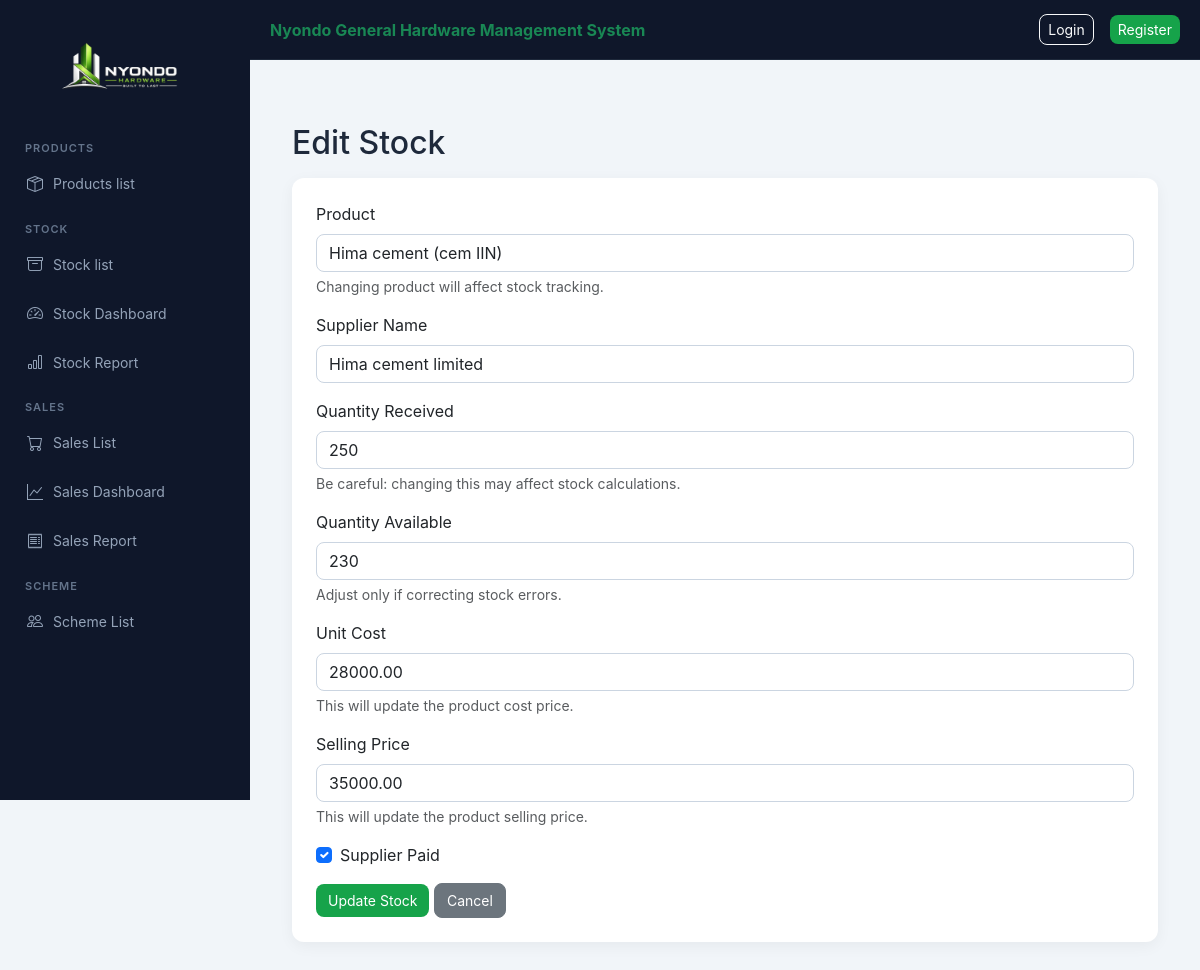
Screenshot of /nyondo/stock/edit/1/ with the database file from the repository.
### nyondo_app/models.py (models this page shows, shortened)
class Stock(models.Model):
    product = models.ForeignKey(Product, on_delete=models.CASCADE)
    supplier_name = models.CharField(max_length=100)
    quantity_received = models.PositiveIntegerField()
    quantity_available = models.PositiveIntegerField(default=0)
    unit_cost = models.DecimalField(max_digits=12, decimal_places=2)
    unit_price = models.DecimalField(max_digits=12, decimal_places=2)
    total_amount_due = models.DecimalField(max_digits=12, decimal_places=2, default=0)
    supplier_paid = models.BooleanField(default=False)
    date_received = models.DateTimeField(auto_now_add=True)

class Product(models.Model):
    CATEGORY_CHOICES = [
        ("cement", "Cement"),
        ("iron_bar", "Iron Bar"),
        ("iron_sheets", "Iron Sheets"),
        ("others", "Others"),
        ("nails", "Nails"),
        ("paint", "Paint"),
    ]
    category_name = models.CharField(max_length=20, choices=CATEGORY_CHOICES)
    product_name = models.CharField(max_length=100)
    unit_cost = models.DecimalField(max_digits=12, decimal_places=2, default=0)
    unit_price = models.DecimalField(max_digits=12, decimal_places=2, default=0)
    description = models.TextField(blank=True)

### nyondo_app/views.py (the view, shortened to what this page needs)
# urls.py: path("stock/edit/<int:stock_id>/", views.edit_stock, name="edit_stock"),
def edit_stock(request, stock_id):
    stock = get_object_or_404(Stock, id=stock_id)
    return render(request, "edit_stock.html", {
        "stock": stock,
        "products": Product.objects.all()
    })

### nyondo_app/templates/edit_stock.html (shortened to what this page needs)
{% extends "base.html" %}
{% block content %}
<h2 class="mb-3">Edit Stock</h2>
<div class="card p-4">
<form method="POST">
   <div class="mb-3">
       <label class="form-label">Product</label>
       <select name="product" class="form-control" required>
           {% for p in products %}
               <option value="{{ p.id }}"
                   {% if stock.product.id == p.id %}selected{% endif %}>
                   {{ p.product_name }}
               </option>
           {% endfor %}
       </select>
       <small class="text-muted d-block mt-1">
           Changing product will affect stock tracking.
       </small>
   </div>
   <div class="mb-3">
       <label class="form-label">Supplier Name</label>
       <input name="supplier_name"
              value="{{ stock.supplier_name }}"
              class="form-control"
              required>
   </div>
   <div class="mb-3">
       <label class="form-label">Quantity Received</label>
       <input name="quantity_received"
              type="number"
              value="{{ stock.quantity_received }}"
              class="form-control"
              required>
       <small class="text-muted d-block mt-1">
           Be careful: changing this may affect stock calculations.
       </small>
   </div>
   <div class="mb-3">
       <label class="form-label">Quantity Available</label>
       <input name="quantity_available"
              type="number"
              value="{{ stock.quantity_available }}"
              class="form-control"
              required>
       <small class="text-muted d-block mt-1">
           Adjust only if correcting stock errors.
       </small>
   </div>
   <div class="mb-3">
       <label class="form-label">Unit Cost</label>
       <input name="unit_cost"
              type="number"
              step="0.01"
              value="{{ stock.unit_cost }}"
              class="form-control"
              required>
       <small class="text-muted d-block mt-1">
           This will update the product cost price.
       </small>
   </div>
   <div class="mb-3">
       <label class="form-label">Selling Price</label>
       <input name="unit_price"
              type="number"
              step="0.01"
              value="{{ stock.unit_price }}"
              class="form-control"
              required>
       <small class="text-muted d-block mt-1">
           This will update the product selling price.
       </small>
   </div>
   <div class="mb-3 form-check">
       <input type="checkbox"
              name="supplier_paid"
              class="form-check-input"
              {% if stock.supplier_paid %}checked{% endif %}>
       <label class="form-check-label">Supplier Paid</label>
   </div>
   <button class="btn btn-success">Update Stock</button>
   <a href="{% url 'stock_list' %}" class="btn btn-secondary">Cancel</a>
</form>
</div>
{% endblock %}

### static/css/style.css (style rules this page uses)
:root { --primary: #2563eb; --success: #16a34a; --dark: #0f172a; --dark-light: #1e293b; --warning: #f59e0b; --bg: #f1f5f9; --text: #1e293b; }
* { margin: 0; padding: 0; box-sizing: border-box; }
body { font-family: "Inter", "Segoe UI", sans-serif; background: var(--bg); color: var(--text); }
a { text-decoration: none; }
.card { border: none; border-radius: 12px; background: white; padding: 20px; box-shadow: 0 4px 15px rgba(0,0,0,0.05); }
.form-control, .form-select { border-radius: 8px; border: 1px solid #cbd5e1; }
.btn { border-radius: 8px; font-size: 14px; }
.btn-success { background: var(--success); border: none; }

### rows the page displays
Stock: product "Hima cement (cem IIN)", supplier_name "Hima cement limited", quantity_received "250", quantity_available "230", unit_cost "28000.00", unit_price "35000.00", supplier_paid "☑"
